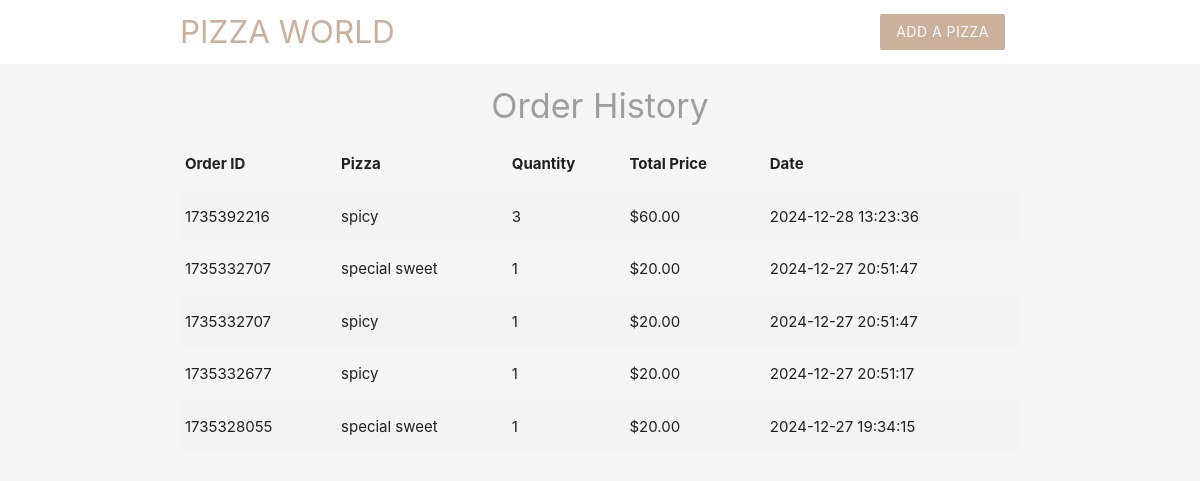
The page /Project/tuts/order_history.php (signed in) on the database its author committed.
### tables this page shows
CREATE TABLE `order_history` (
  `id` int(11) NOT NULL,
  `user_id` int(11) NOT NULL,
  `order_id` int(11) NOT NULL,
  `pizza_id` int(11) NOT NULL,
  `quantity` int(11) NOT NULL,
  `total_price` decimal(10,2) NOT NULL,
  `created_at` timestamp NOT NULL DEFAULT current_timestamp()
);

CREATE TABLE `pizzas` (
  `id` int(11) NOT NULL,
  `title` varchar(255) NOT NULL,
  `ingredients` varchar(255) NOT NULL,
  `email` varchar(255) NOT NULL,
  `created_at` timestamp NOT NULL DEFAULT current_timestamp(),
  `price` int(11) NOT NULL,
  `stock` int(11) NOT NULL DEFAULT 10,
  `category` varchar(50) NOT NULL DEFAULT 'General'
);

### Project/tuts/order_history.php (the view, shortened to what this page needs)
<?php
include('config/db_connect.php');
$user_id = $_SESSION['user_id'];
$sql = "SELECT h.order_id, h.pizza_id, h.quantity, h.total_price, h.created_at, p.title
        FROM order_history h
        JOIN pizzas p ON h.pizza_id = p.id
        WHERE h.user_id = '$user_id'
        ORDER BY h.created_at DESC";
$result = mysqli_query($conn, $sql);
$order_history = mysqli_fetch_all($result, MYSQLI_ASSOC);
?>
<!DOCTYPE html>
<html>
<?php include('templates/header.php'); ?>
<h4 class="center grey-text">Order History</h4>
<div class="container">
    <?php if (empty($order_history)): ?>
        <p class="red-text center">You have no orders yet.</p>
    <?php else: ?>
        <table class="striped">
            <thead>
                <tr>
                    <th>Order ID</th>
                    <th>Pizza</th>
                    <th>Quantity</th>
                    <th>Total Price</th>
                    <th>Date</th>
                </tr>
            </thead>
            <tbody>
                <?php foreach ($order_history as $order): ?>
                    <tr>
                        <td><?php echo htmlspecialchars($order['order_id']); ?></td>
                        <td><?php echo htmlspecialchars($order['title']); ?></td>
                        <td><?php echo $order['quantity']; ?></td>
                        <td>$<?php echo number_format($order['total_price'], 2); ?></td>
                        <td><?php echo $order['created_at']; ?></td>
                    </tr>
                <?php endforeach; ?>
            </tbody>
        </table>
    <?php endif; ?>
</div>
<?php include('templates/footer.php'); ?>
</html>

### Project/tuts/templates/header.php (shortened to what this page needs)
<head>
   <link rel="stylesheet" href="https://cdnjs.cloudflare.com/ajax/libs/materialize/1.0.0/css/materialize.min.css">
</head>
 <body class ="grey lighten-4">
  <nav class="white z-depth-0">
     <div class="container">
        <a href="index.php" class="brand-logo brand-text">PIZZA WORLD</a>
        <ul id= "nav-mobile" class="right hide-on-small-and-down">
           <li><a href="add.php" class="btn brand z-depth-0"> Add a Pizza</a></li>
        </ul>
     </div>
  </nav>

### Project/tuts/templates/footer.php (shortened to what this page needs)
<footer class="section">
</footer>
</body>

### Project/tuts/templates/header.php (style rules this page uses)
.brand { background: #cbb09c !important; }
.brand-text { color: #cbb09c !important; }

### rows shown on the page
order_history: order "1735392216", pizza.title "spicy", quantity "3", total_price "60.00", created_at "2024-12-28 13:23:36"
order_history: order "1735332707", pizza.title "special sweet", quantity "1", total_price "20.00", created_at "2024-12-27 20:51:47"
order_history: order "1735332707", pizza.title "spicy", quantity "1", total_price "20.00", created_at "2024-12-27 20:51:47"
order_history: order "1735332677", pizza.title "spicy", quantity "1", total_price "20.00", created_at "2024-12-27 20:51:17"
order_history: order "1735328055", pizza.title "special sweet", quantity "1", total_price "20.00", created_at "2024-12-27 19:34:15"
